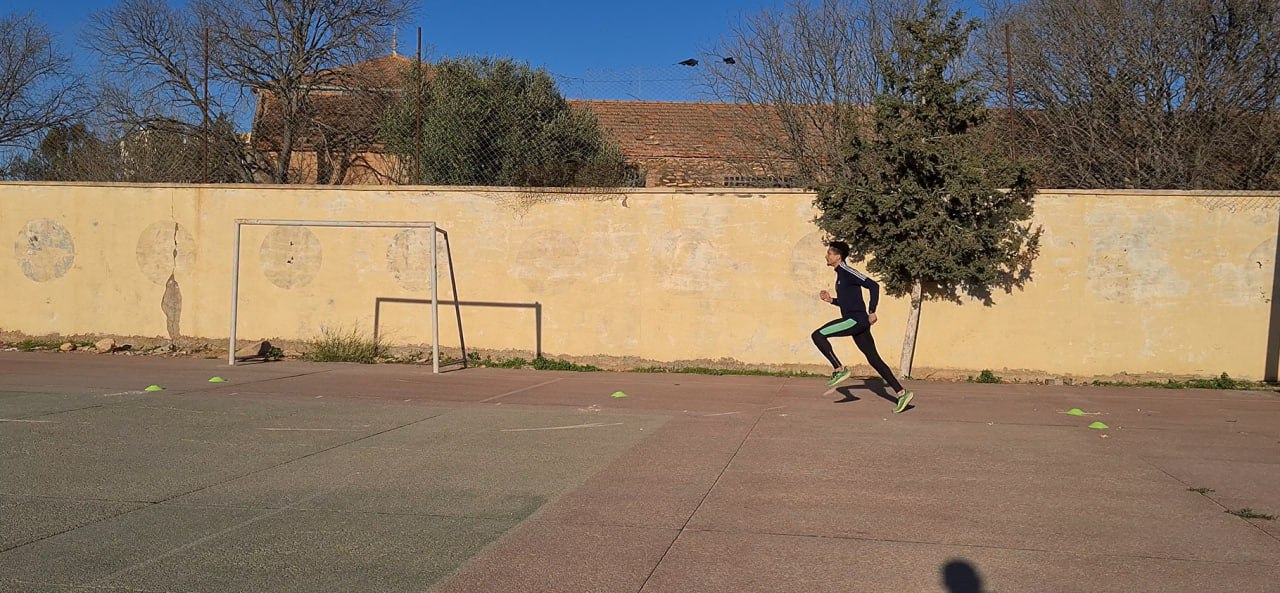
#> input picture LAb2- Image Convolution Lab/photo_2024-10-29_14-47-24.jpg, 1280 x 593 px
$ jupyter execute lab2.ipynb   (older library calls are emulated)
#> lines starting #> are read from the running program, lines starting #| are printed output that depends on the picture
# Lab - 2: Image Convolution Lab
**Date:** November 5, 2024

## Objective
- Understand the basics of **image convolution** and its applications in image processing.

## Requirements
- **Programming Language**: Python
- **Libraries**:
  - `matplotlib` for image loading and display
  - `opencv` for image manipulation and convolution operations
- **Environment**: Jupyter Notebook or any Python-compatible code editor

[cell 1]
import numpy as np
import matplotlib.pyplot as plt
import cv2

### Step 1: Loading the Image
- Select an image from your directory.
- Load the image using `matplotlib` for display and `opencv` for processing.

[cell 2]
# Load the image
img = plt.imread('photo_2024-10-29_14-47-24.jpg')
#> img is the input picture: shape (593, 1280, 3); mean R, G, B 134.5, 118, 100.6

# Display the original image
plt.figure(figsize=(8, 6))
plt.imshow(img)
plt.title('Original Image')
plt.axis('off')
plt.show()

### Step 2: Mean Filter
The **Mean Filter** is a basic convolution kernel that helps in **image blurring** by averaging pixel intensities in a defined neighborhood.

[cell 3]
# Mean Filter (G1)
kernel_size = 3
G1 = np.ones((kernel_size, kernel_size), dtype=np.float32) / (kernel_size * kernel_size)

blurred_img = cv2.filter2D(img, -1, G1)


plt.figure(figsize=(8, 6))
plt.imshow(blurred_img)
plt.title('Blurred Image (G1)')
plt.axis('off')
plt.show()

### Step 3: Creating New Kernels

1. **Create Filter G2**:
   - Define a filter `G2` that multiplies the image intensities by 2.

[cell 4]
# G2: Multiply image intensities by 2
G2 = 2 * np.eye(1)


intensity_multiplied_img = cv2.filter2D(img, -1, G2)
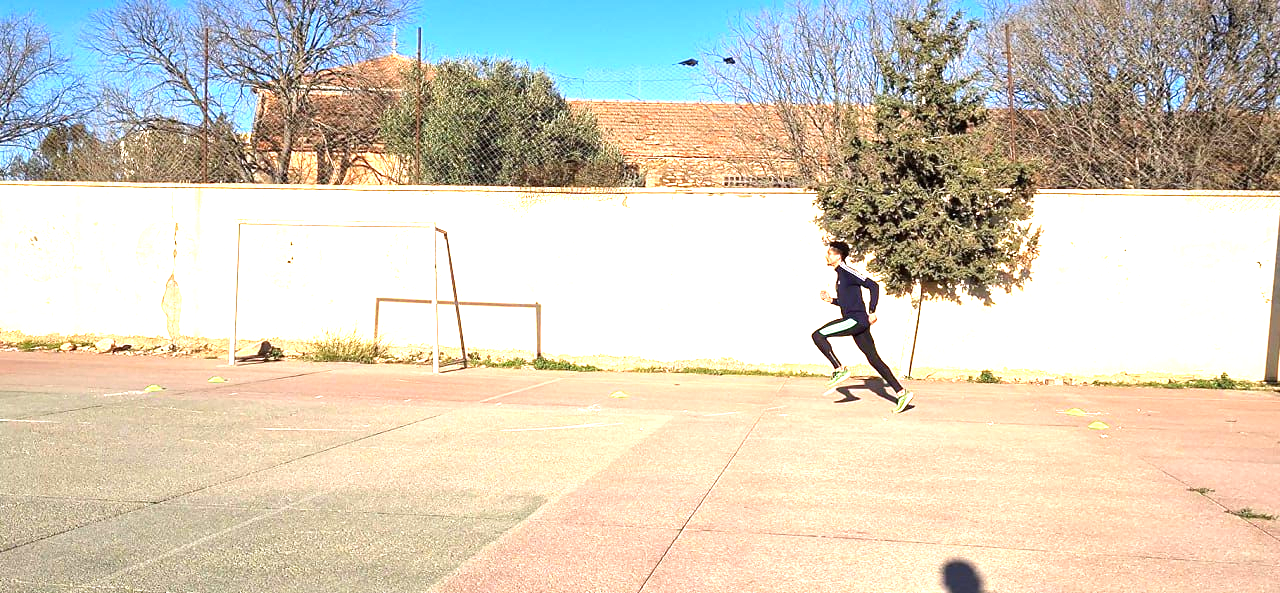
#> intensity_multiplied_img: shape (593, 1280, 3); mean R, G, B 214.1, 206.1, 189.5

plt.figure(figsize=(8, 6))
plt.imshow(intensity_multiplied_img)
plt.title('Intensity Multiplied Image (G2)')
plt.axis('off')
plt.show()

2. **Create Filter G3**:
   - Define a **sharpening filter** `G3` in terms of `G1` and `G2`.
   - Apply `G2` and `G3` to the image.
   - **Observation**: Examine how the results change with each filter.

[cell 5]
# G3: Sharpening filter (defined in terms of G1 and G2)
G3 = 2 * np.eye(3) - G1
sharpened_img = cv2.filter2D(img, -1, G3)
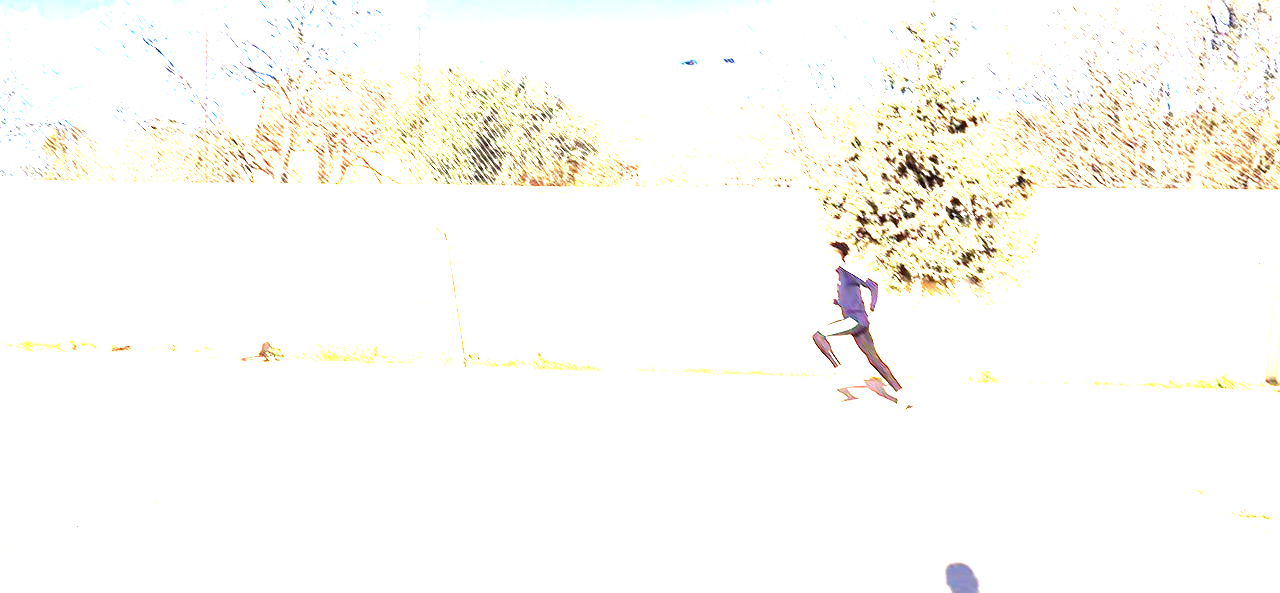
#> sharpened_img: shape (593, 1280, 3); mean R, G, B 252.2, 250.7, 246.5

plt.figure(figsize=(8, 6))
plt.imshow(sharpened_img)
plt.title('Sharpened Image (G3)')
plt.axis('off')
plt.show()

### Step 4: Apply Filter G4

We’ll apply the `G4` filter to an image in two ways:
1. **Without Adjustment**: Display the image directly after applying `G4`, which may appear mostly black due to negative values.
2. **With Adjustment (+0.5)**: Add 0.5 to the resulting image to shift values into a more visible range.

This will illustrate the effect of the adjustment on the filtered image.

[cell 6]
# Define filter G4
G4 = np.array([[-1, -1, 0], [-1, 3, 0], [0, 0, 0]], dtype=np.float32)

# Apply G4 filter without adjustment
filtered_img_G4_no_adjust = cv2.filter2D(img, -1, G4)
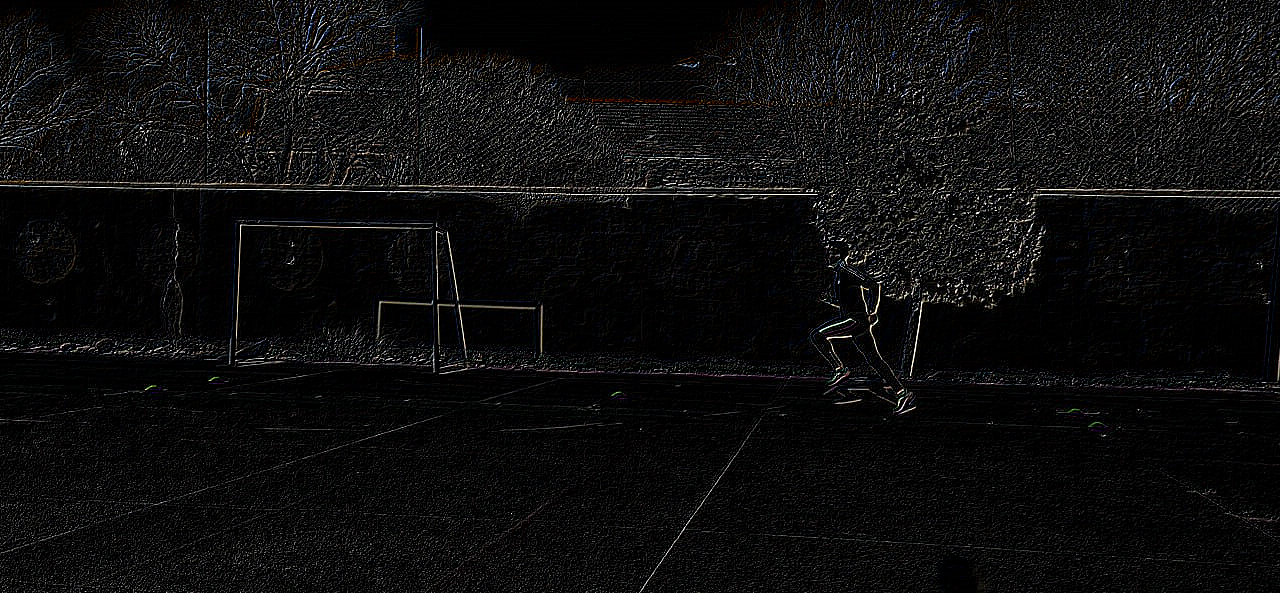
#> filtered_img_G4_no_adjust: shape (593, 1280, 3); mean R, G, B 13.5, 13.3, 13.3

# Apply G4 filter with +0.5 adjustment
filtered_img_G4_adjusted = cv2.filter2D(img, -1, G4) + 0.5

# Display both results side-by-side
plt.figure(figsize=(12, 6))

# Without adjustment
plt.subplot(1, 2, 1)
plt.imshow(filtered_img_G4_no_adjust)
plt.title('Filtered Image (G4) Without Adjustment')
plt.axis('off')

# With +0.5 adjustment
plt.subplot(1, 2, 2)
plt.imshow(filtered_img_G4_adjusted)
plt.title('Filtered Image (G4) With +0.5 Adjustment')
plt.axis('off')

plt.show()
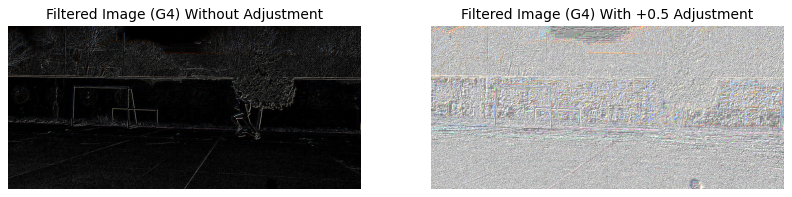
#> figure drawn by matplotlib, 2 panels

### Step 5: Blurring with G1
- **Increasing Blur**: To increase the blur, apply `G1` repeatedly.
- **Twice-blurred Image**: This process is equivalent to performing the operation \((F ∗ G1) ∗ G1\).
- **Observation**: Compare the results with the original blurred image.

[cell 7]
# Twice Blurred Image (G1 * G1)
twice_blurred_img = cv2.filter2D(blurred_img, -1, G1)

plt.figure(figsize=(8, 6))
plt.imshow(twice_blurred_img)
plt.title('Twice Blurred Image (G1 * G1)')
plt.axis('off')
plt.show()

### Step 6: Apply Sobel Filter
The **Sobel Filter** is useful for detecting edges by highlighting gradients in specific directions.

1. **Horizontal Edge Detection**:
   - Apply the Sobel Filter for **horizontal edges** to the loaded image.

2. **Vertical Edge Detection**:
   - Apply the Sobel Filter for **vertical edges** to the image.

[cell 8]
# Sobel filters
gray_img = cv2.cvtColor(img.astype(np.uint8) * 255, cv2.COLOR_RGB2GRAY).astype(np.float32) / 255  # Convert to grayscale if needed
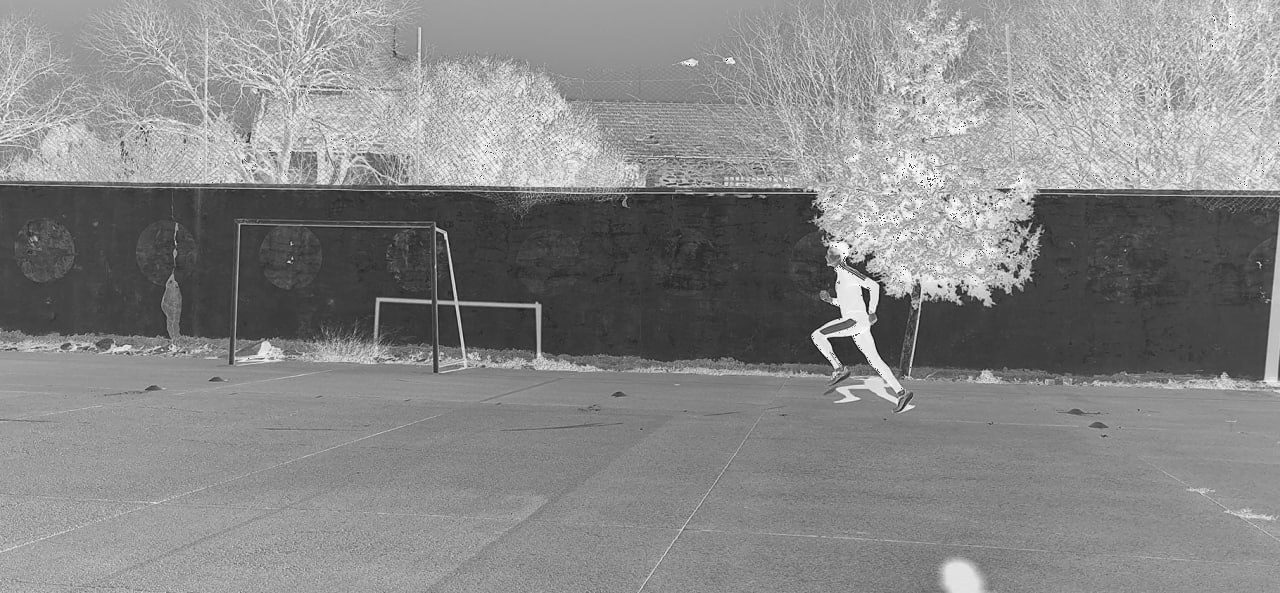
#> gray_img: shape (593, 1280) float32; min 0, max 1, mean 0.528

sobelx = cv2.Sobel(gray_img, cv2.CV_64F, 1, 0, ksize=3)
sobely = cv2.Sobel(gray_img, cv2.CV_64F, 0, 1, ksize=3)
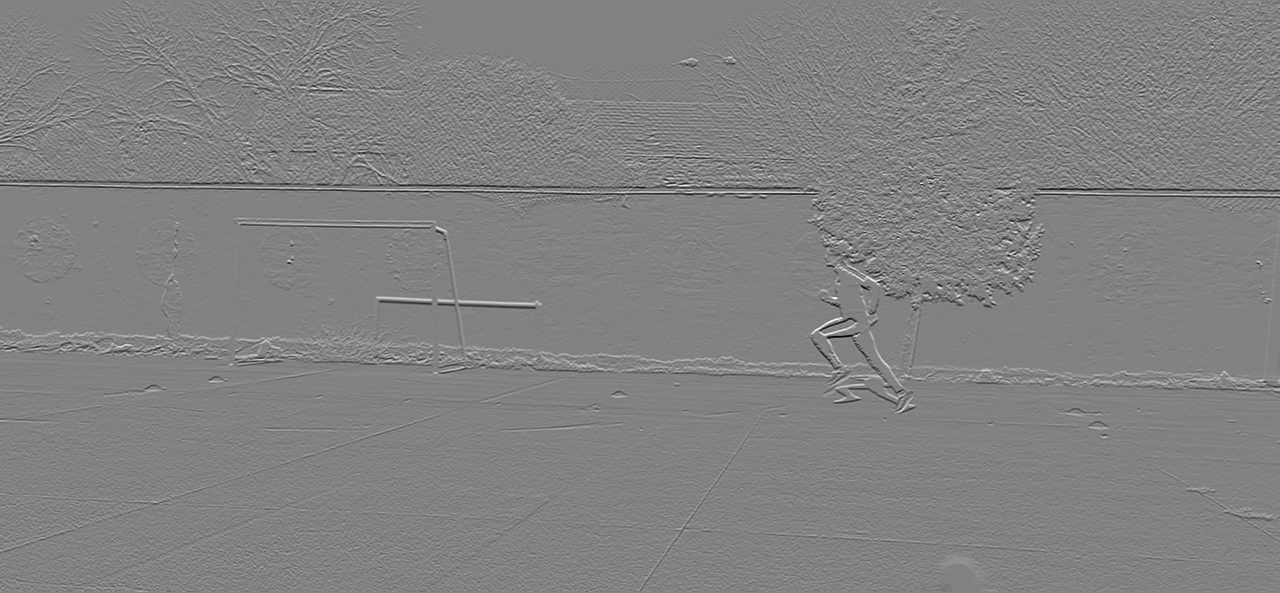
#> sobely: shape (593, 1280) float64; min -3.14, max 3.02, mean -0.000886; drawn with min black and max white


plt.figure(figsize=(12, 6))
plt.subplot(1, 2, 1)
plt.imshow(np.abs(sobelx), cmap='gray')
plt.title('Sobel X')
plt.axis('off')

plt.subplot(1, 2, 2)
plt.imshow(np.abs(sobely), cmap='gray')
plt.title('Sobel Y')
plt.axis('off')
plt.show()
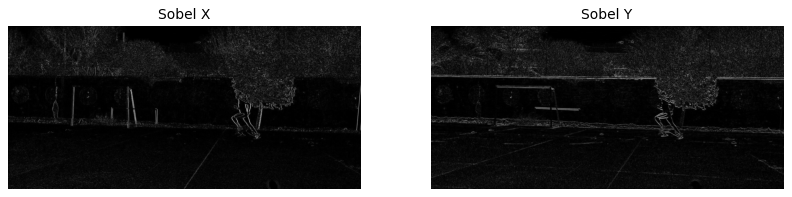
#> figure drawn by matplotlib, 2 panels
